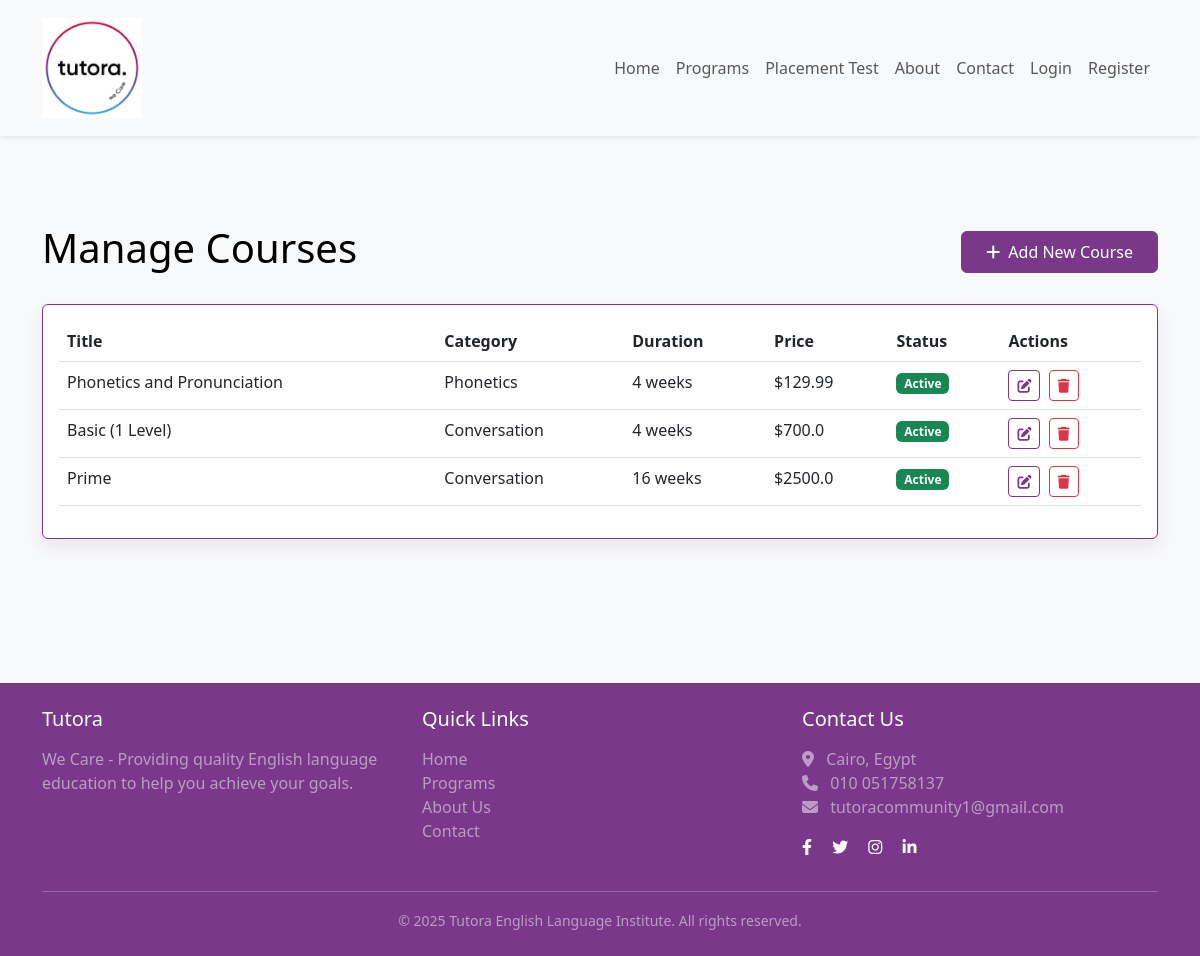
Page /courses/ on the committed database.
### app/models/course.py (models this page shows, shortened)
class Course(db.Model):
    id = db.Column(db.Integer, primary_key=True)
    title = db.Column(db.String(120), nullable=False)
    description = db.Column(db.Text)
    category = db.Column(db.String(64), index=True)  # General English, Conversation, Phonetics
    image_url = db.Column(db.String(256))
    duration = db.Column(db.String(64))  # e.g., "8 weeks"
    price = db.Column(db.Float)
    is_active = db.Column(db.Boolean, default=True)
    created_at = db.Column(db.DateTime, default=datetime.utcnow)
    updated_at = db.Column(db.DateTime, default=datetime.utcnow, onupdate=datetime.utcnow)
    enrollments = db.relationship('CourseEnrollment', backref='course', lazy='dynamic')

### app/routes/courses.py (the view)
@bp.route('/')
def index():
    courses = Course.query.filter_by(is_active=True).all()
    return render_template('courses/index.html', title='All Courses', courses=courses)

### app/templates/admin/courses/index.html (shortened to what this page needs)
{% extends 'base.html' %}
{% block content %}
<div class="container py-5">
    <div class="d-flex justify-content-between align-items-center mb-4">
        <h1>Manage Courses</h1>
        <a href="{{ url_for('admin.new_course') }}" class="btn btn-primary">
            <i class="fas fa-plus me-2"></i>Add New Course
        </a>
    </div>
    <div class="card border-purple">
        <div class="card-body">
            <div class="table-responsive">
                <table class="table table-hover">
                    <thead class="bg-light">
                        <tr>
                            <th>Title</th>
                            <th>Category</th>
                            <th>Duration</th>
                            <th>Price</th>
                            <th>Status</th>
                            <th>Actions</th>
                        </tr>
                    </thead>
                    <tbody>
                        {% for course in courses %}
                            <tr>
                                <td>{{ course.title }}</td>
                                <td>{{ course.category }}</td>
                                <td>{{ course.duration }}</td>
                                <td>${{ course.price }}</td>
                                <td>
                                    {% if course.is_active %}
                                        <span class="badge bg-success">Active</span>
                                    {% else %}
                                        <span class="badge bg-secondary">Inactive</span>
                                    {% endif %}
                                </td>
                                <td>
                                    <a href="{{ url_for('admin.edit_course', id=course.id) }}" class="btn btn-sm btn-outline-primary me-1">
                                        <i class="fas fa-edit"></i>
                                    </a>
                                    <button type="button" class="btn btn-sm btn-outline-danger delete-btn" data-course-id="{{ course.id }}" data-course-title="{{ course.title }}">
                                        <i class="fas fa-trash"></i>
                                    </button>
                                </td>
                            </tr>
                        {% else %}
                            <tr>
                                <td colspan="6" class="text-center">No courses available. Add your first course!</td>
                            </tr>
                        {% endfor %}
                    </tbody>
                </table>
            </div>
        </div>
    </div>
</div>
{% endblock %}

### app/static/css/style.css (style rules this page uses)
body { font-family: 'Segoe UI', Tahoma, Geneva, Verdana, sans-serif; color: #000000; background-color: #f8f9fa; }
.card { border: 1px solid #79388a; box-shadow: 0 0.5rem 1rem rgba(121, 56, 138, 0.1); transition: transform 0.3s; margin-bottom: 1.5rem; }
.btn-primary { padding: 0.5rem 1.5rem; background-color: #79388a; border-color: #79388a; }
.btn-outline-primary { border-color: #79388a; color: #79388a; }
.border-purple { border-color: #79388a !important; }

### rows in the picture
Course: title "Phonetics and Pronunciation", category "Phonetics", duration "4 weeks", price "129.99", is_active "Active"
Course: title "Basic (1 Level)", category "Conversation", duration "4 weeks", price "700.0", is_active "Active"
Course: title "Prime", category "Conversation", duration "16 weeks", price "2500.0", is_active "Active"
